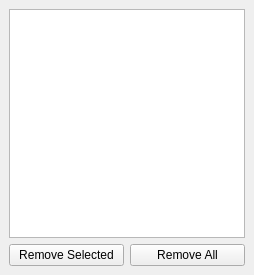
<?xml version="1.0" encoding="UTF-8"?>
<ui version="4.0">
 <class>MainWindow</class>
 <widget class="QMainWindow" name="MainWindow">
  <property name="geometry">
   <rect>
    <x>0</x>
    <y>0</y>
    <width>254</width>
    <height>275</height>
   </rect>
  </property>
  <property name="windowTitle">
   <string>MainWindow</string>
  </property>
  <widget class="QWidget" name="centralwidget">
   <layout class="QVBoxLayout" name="verticalLayout">
    <item>
     <widget class="QListWidget" name="nameSpaceList">
      <property name="selectionMode">
       <enum>QAbstractItemView::ExtendedSelection</enum>
      </property>
     </widget>
    </item>
    <item>
     <layout class="QHBoxLayout" name="horizontalLayout">
      <item>
       <widget class="QPushButton" name="rmSelectedButton">
        <property name="text">
         <string>Remove Selected</string>
        </property>
       </widget>
      </item>
      <item>
       <widget class="QPushButton" name="rmAllButton">
        <property name="text">
         <string>Remove All</string>
        </property>
       </widget>
      </item>
     </layout>
    </item>
   </layout>
  </widget>
 </widget>
 <resources/>
 <connections/>
</ui>
